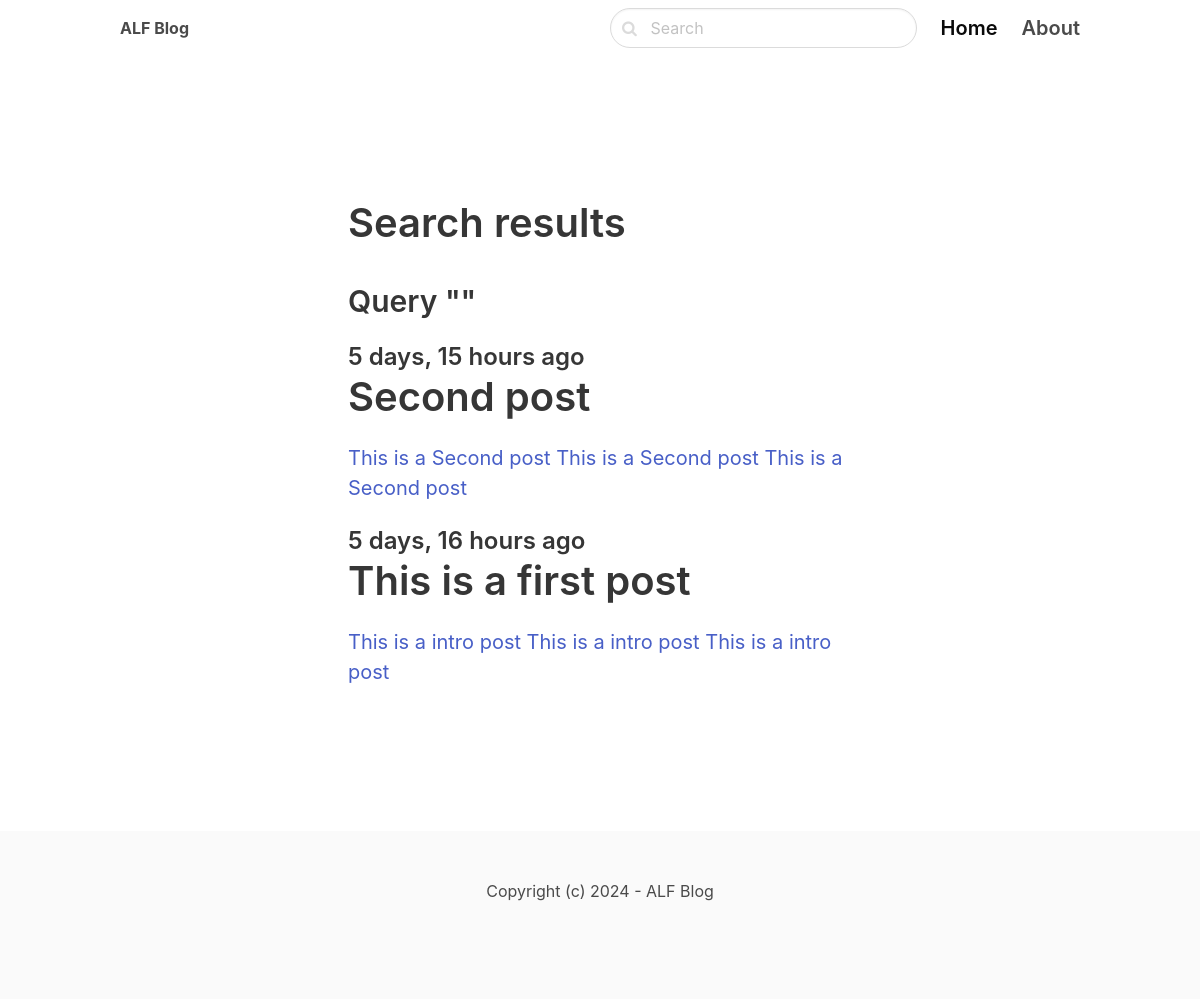
/search/, run on an earlier commit of the app's database.
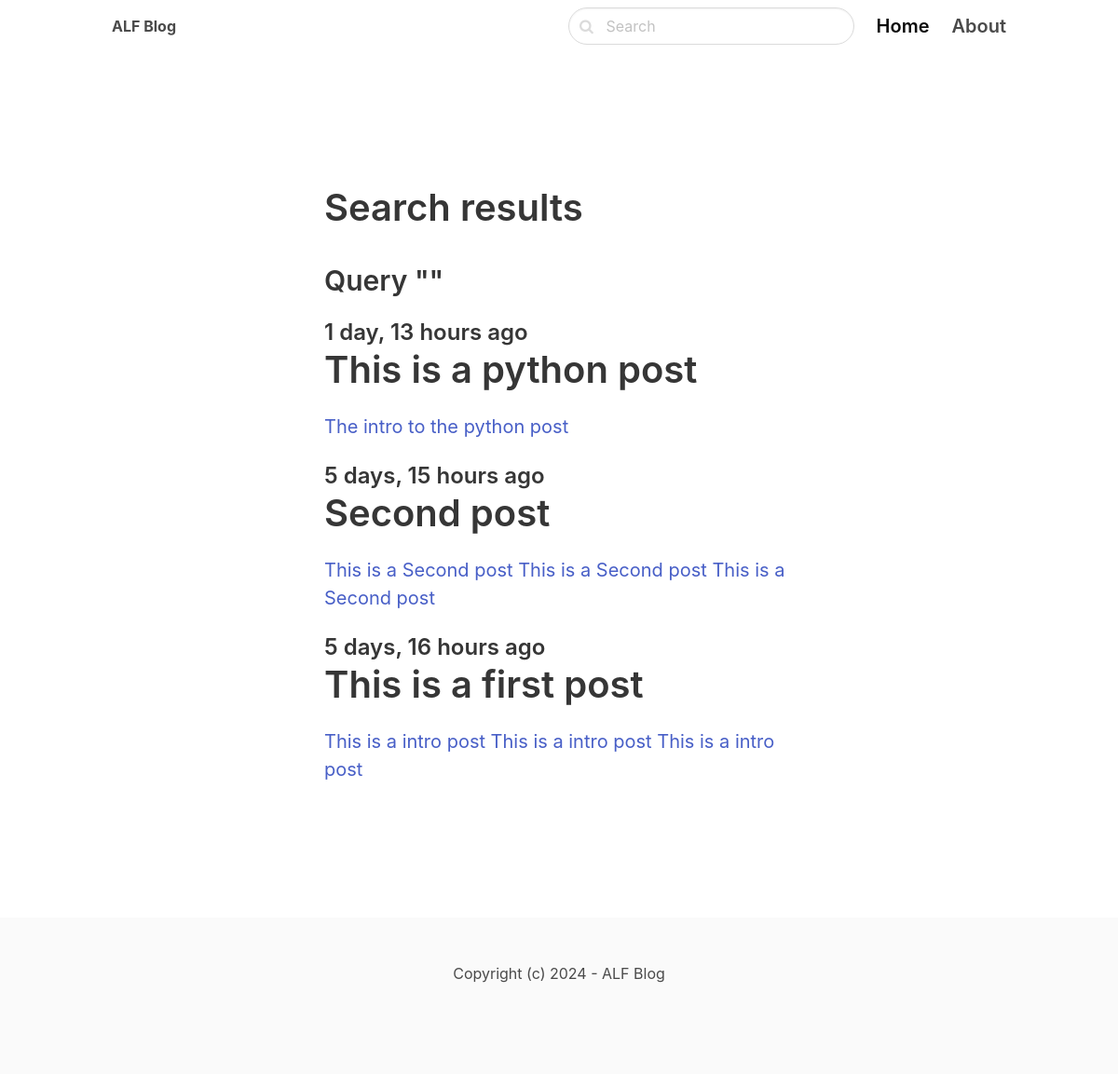
And on a later commit of the database.
### blog/models.py (models this page shows, shortened)
class Post(models.Model):
    ACTIVE = 'active'
    DRAFT = 'draft'
    CHOICES_STATUS = (
        (ACTIVE, 'Active'),
        (DRAFT, 'Draft')
    )
    category = models.ForeignKey(Category, related_name='posts', on_delete=models.CASCADE)
    title = models.CharField(max_length=255)
    slug = models.SlugField()
    intro = models.TextField()
    body = models.TextField()
    created_at = models.DateTimeField(auto_now_add=True)
    status = models.CharField(max_length=10, choices=CHOICES_STATUS, default=ACTIVE)
    image = models.ImageField(upload_to='uploads/', blank=True, null=True)
    class Meta:
        ordering = ('-created_at',)

### blog/views.py (the view)
# urls.py: path('search/', views.search, name='search'),
def search(request):
    query = request.GET.get('query', '')
    posts = Post.objects.filter(status=Post.ACTIVE).filter(Q(title__icontains=query) | Q(intro__icontains=query) | Q(body__icontains=query))
    return render(request, 'blog/search.html', {'posts': posts, 'query': query})

### blog/templates/blog/search.html (shortened to what this page needs)
{% extends 'core/base.html' %}
{% block content %}
<section class="hero">
    <div class="hero-body">
        <div class="container">
            <section class="section">
                <div class="columns">
                    <div class="column is-8 is-offset-2">
                        <div class="content is-medium">
                            <h1>Search results</h1>
                            <h3>Query "{{ query }}"</h3>
                        </div>
                        {% for post in posts %}
                            <div class="content is-medium">
                                <a href="{% url 'post_detail' post.category.slug post.slug %}">
                                    <h2 class="subtitle is-4">{{ post.created_at| timesince }} ago </h2>
                                    <h1 class="title">{{ post.title }}</h1>
                                    <p>{{ post.intro }}</p>
                                </a>
                             </div>
                             {% empty %}
                             <div class="content">
                                <p>No result for the given query...</p>
                             </div>
                         {% endfor %}
                    </div>
                </div>
            </section>
        </div>
    </div>
</section>
{% endblock %}

### core/templates/core/base.html (shortened to what this page needs)
<!DOCTYPE html>
<html>
    <head>
        <link rel="stylesheet" href="https://unpkg.com/bulma@0.9.2/css/bulma.min.css">
        <link href="https://stackpath.bootstrapcdn.com/font-awesome/4.7.0/css/font-awesome.min.css" rel="stylesheet">
    </head>
    <body>
        <nav class="navbar">
            <div class="container">
                <div class="navbar-brand">
                    <a class="navbar-item" href="../">
                        <strong>ALF Blog</strong>
                    </a>
                </div>
                <div id="navbarMenu" class="navbar-menu">
                    <div class="navbar-end">
                        <div class="navbar-item">
                            <form method="get" action="{% url 'search' %}">
                                <div class="control has-icons-left">
                                    <input class="input is-rounded" name="query" type="text" placeholder="Search">
                                    <span class="icon is-left">
                                    </span>
                                </div>
                            </form>
                        </div>
                        <a href="/"class="navbar-item is-active is-size-5 has-text-weight-semibold">
                             Home
                        </a>
                        <a href="{% url 'about' %}"class="navbar-item is-size-5 has-text-weight-semibold">
                            About
                        </a>
                    </div>
                 </div>
            </div>
        </nav>
        <section class="section">
            <div class="container">
                {% block content %}
                 {% endblock %}
            </div>
        </section>
        <footer class="footer">
            <div class="content has-text-centered">
                <p>
                    Copyright (c) 2024 - ALF Blog
                </p>
            </div>
        </footer>
    </body>
</html>

What changed in the data, as far as the page shows it:
added Post: created_at "1 day, 13 hours", title "This is a python post", intro "The intro to the python post"
